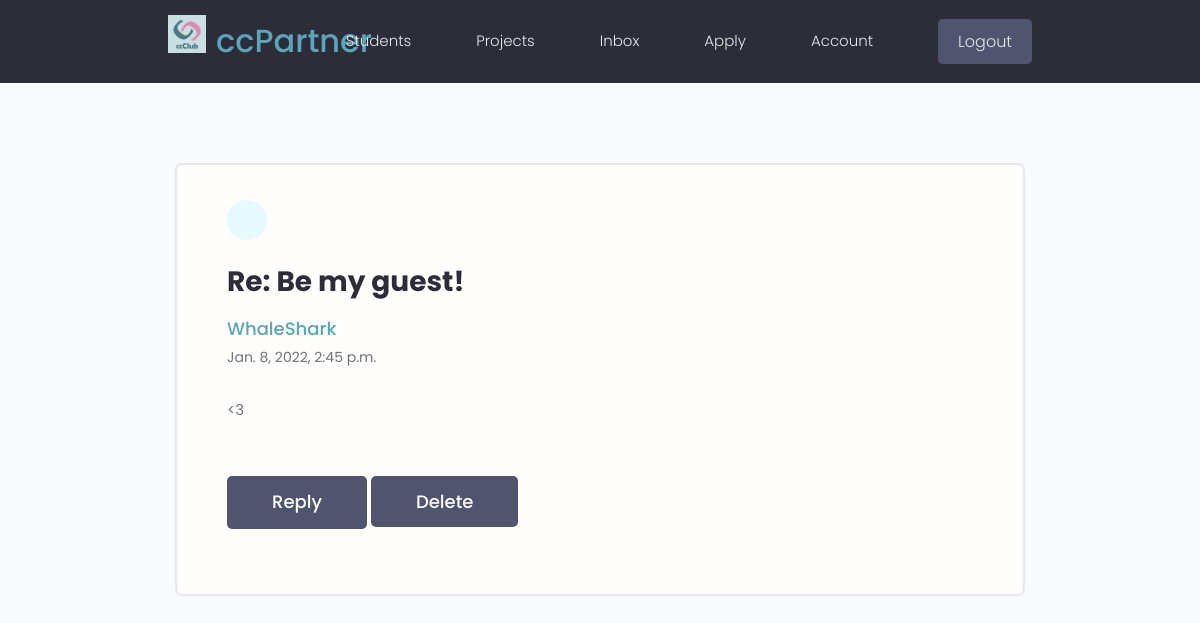
Screenshot of /message/83b51943-ce65-453a-9d36-52b36f2e3e58/ (signed in) with the database file from the repository.
### users/models.py (models this page shows, shortened)
class Message(models.Model):
    sender = models.ForeignKey( Profile,
                                on_delete=models.SET_NULL,
                                null=True,
                                blank=True )
    recipient = models.ForeignKey( Profile,
                                   on_delete=models.CASCADE,
                                   related_name='messages' )
    name = models.CharField( max_length=200,
                             null=True,
                             blank=True )
    email = models.EmailField( max_length=200,
                               null=True,
                               blank=True )
    subject = models.CharField( max_length=200,
                                null=True,
                                blank=True )
    body = models.TextField()
    is_read = models.BooleanField( default=False,
                                   null=True )
    is_apply_related = models.BooleanField( default=False )
    created = models.DateTimeField( auto_now_add=True )
    id = models.UUIDField( default=uuid.uuid4,
                           primary_key=True,
                           unique=True,
                           editable=False )
    class Meta:
        ordering = ['is_read', "-is_apply_related", '-created']

class Profile(models.Model):
    JOB_TYPE = (
        ('student', '學生'),
        ('employed', '在職'),
        ('other', '其他'),
    )
    user = models.OneToOneField( User,
                                 on_delete=models.CASCADE,
                                 null=True,
                                 blank=True )
    name = models.CharField( max_length=100,
                             blank=True,
                             null=True )
    email = models.EmailField( max_length=200,
                               blank=True,
                               null=True )
    username = models.CharField( max_length=200,
                                 blank=True,
                                 null=True )
    bio = models.TextField( blank=True,
                            null=True )
    profile_image = models.ImageField( blank=True,
                                       null=True,
                                       upload_to="profiles/",
                                       default = 'profiles/user-default.png' )
    social_facebook = models.CharField( max_length=200,
                                        blank=True,
                                        null=True )
    location = models.CharField( max_length=100,
                                 blank=True,
                                 null=True,
                                 default="Taiwan" )
    background = models.CharField( max_length=200,
                                   blank=True,
                                   null=True )
    job = models.CharField( max_length=100,
                            choices=JOB_TYPE,
                            default="other" )
    is_host = models.BooleanField( default=False )
    group_id = models.CharField( max_length=200,
                                 default=None,
                                 blank=True,
                                 null=True )
    created = models.DateTimeField( auto_now_add=True )
    id = models.UUIDField( default=uuid.uuid4,
                           unique=True,
                           primary_key=True,
                           editable=False )
    def __str__(self):
        return self.user.username

### users/views.py (the view)
# urls.py: path('message/<str:pk>/', views.viewMessage, name='message'),
@login_required(login_url='login')
def viewMessage(request, pk):
    profile = request.user.profile
    messageRequest = profile.messages.get(id=pk)
    if request.method == "POST":
        messageRequest.delete()
        messages.success(request, 'Message Deleted.')
        return redirect('inbox')
    if not messageRequest.is_read:
        messageRequest.is_read = True
        messageRequest.save()
    context = {
        "message": messageRequest,
    }
    return render(request, 'users/message.html', context=context)

### users/templates/users/message.html (shortened to what this page needs)
{% extends 'main.html' %}
{% block content %}
  <main class="messagePage my-xl">
    <div class="content-box">
        <div class="message">
            <a href="{% url 'inbox' %}" class="backButton">
            </a>
            <h2 class="message__subject">{{ message.subject }}</h2>
            <a href="{% url 'user-profile' message.sender.id %}"
               class="message__author">
                {{ message.sender }}
            </a>
            <p class="message__date">
                {{ message.created }}
            </p>
            <div class="message__body">
                {{ message.body | linebreaksbr }}
            </div>
            <br>
            <form class="form" method="POST">
                {% if not message.is_apply_related %}
                <a class="btn btn--sub btn--lg  my-md" href="{% url 'reply-message' message.id %}">Reply</a>
                {% endif %}
                <input class="btn btn--sub btn--lg  my-md" type="submit" value="Delete" />
            </form>
        </div>
    </div>
  </main>
{% endblock %}

### static/styles/app.css (style rules this page uses)
:root { --color-sub: #2d2d39; }
.btn--sub { background-color: var(--color-sub-light); }
.content-box { width: 95%; max-width: 85rem; margin: 0 auto; }
.message { padding: 2.5rem 0; }
.message > a { display: flex; gap: 1rem; }
.message__author, .message__date { flex-basis: 25%; }
.message__subject { flex-basis: 50%; }
.message__date { text-align: right; }
.messagePage .message { list-style: none; background: var(--color-white); padding: 3.5rem 5rem; border: 2px solid var(--color-light); border-radius: 0.7rem; }
.messagePage .message__subject { font-size: 2.8rem; color: var(--color-sub); margin-bottom: 1rem; margin-top: 2rem; }
.messagePage .message__author { font-size: 1.8rem; font-weight: 500; }
.messagePage .message__date { font-size: 1.4rem; font-weight: 400; text-align: left; margin-bottom: 3rem; }
.backButton { background: var(--color-main-light); color: var(--color-main); width: 4rem; height: 4rem; display: flex; align-items: center; justify-content: center; border-radius: 50%; }

### static/uikit/styles/modules/_variables.css (style rules this page uses)
:root { --color-main: #5aa5b9; --color-main-light: #e6faff; --color-sub: #3f4156; --color-sub-light: #51546e; --color-sub-lighter: #ededfd; --color-text: #737373; --color-gray: #8b8b8b; --color-light: #e5e7eb; --color-light-gray: #767676; --color-bg: #f8fafd; --color-white: #fffefd; --color-white-light: #f3f3f3; --color-success: #359e64; --color-success-bg: #def8e8; --color-error: #fc4b0b; --color-error-bg: #fff2ee; --font-base: 'Poppins', arial, helvetica, 'Segoe UI', roboto, ubuntu, sans-serif; --font-monospace: 'Fira Code', 'Courier New', courier, monospace; --font-regular: 300; --font-medium: 500; --font-bold: 700; --generic-shadow: 1px 1px 5px #00000010; --generic-transition: all 0.3s ease-in-out; }

### static/uikit/styles/modules/_base.css (style rules this page uses)
* { margin: 0; padding: 0; box-sizing: border-box; text-rendering: optimizeLegibility; color: inherit; font-size: inherit; }
html { font-size: 50%; }
@media only screen and (min-width: 480px) { html { font-size: 56.25%; } }
@media only screen and (min-width: 1200px) { html { font-size: 62.5%; } }
body { line-height: 1.6; font-weight: 400; font-size: 1.5rem; color: var(--color-text); background-color: var(--color-bg); min-height: 100vh; }

### static/uikit/styles/modules/_typography.css (style rules this page uses)
* { font-family: var(--font-base); }
h2 { font-size: 3.6rem; font-weight: var(--font-bold); }
p, span, strong { font-size: 1.6rem; color: var(--color-text); font-weight: var(--font-regular); }
a { padding-bottom: 2px; text-decoration: none; display: inline-block; color: var(--color-main); font-weight: var(--font-medium); }

### static/uikit/styles/modules/_utilities.css (style rules this page uses)
.my-md { margin: 3rem auto; }
.my-xl { margin: 8rem auto; }

### static/uikit/styles/modules/_button.css (style rules this page uses)
.btn { display: inline-block; position: relative; cursor: pointer; background-color: var(--color-light); font-weight: var(--font-medium); color: var(--color-sub); text-decoration: none; padding: 1rem 2rem; border-radius: 0.5rem; border: none; width: -webkit-fit-content; width: -moz-fit-content; width: fit-content; height: -webkit-fit-content; height: -moz-fit-content; height: fit-content; font-size: 1.6rem; outline-width: 0; outline-color: transparent; -webkit-backface-visibility: hidden; backface-visibility: hidden; transition: all 0.3s ease-in-out; }
.btn--sub { background-color: var(--color-sub); color: var(--color-white); }
.btn--lg { font-size: 1.8rem; padding: 1.2rem 4.5rem; }

### static/uikit/styles/modules/_form.css (style rules this page uses)
.form { display: block; }

### rows the page displays
Message: subject "Re: Be my guest!", sender "WhaleShark", created "Jan. 8, 2022, 2:45 p.m.", body "<3"
